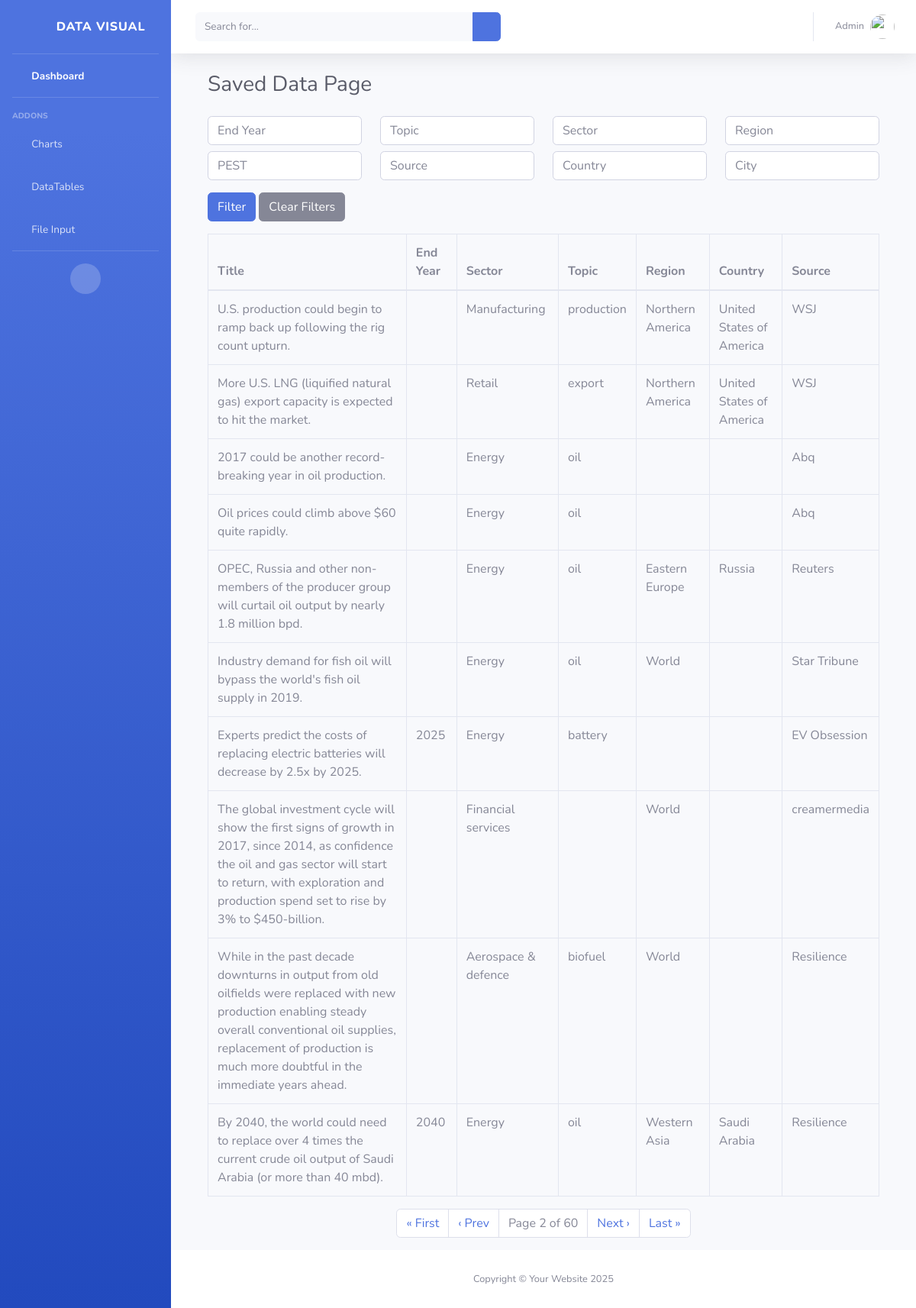
Screenshot of /saved-items/?page=2 (signed in) with the database file from the repository.
### visual/models.py (models this page shows, shortened)
class Insight(models.Model):
    end_year = models.CharField(max_length=10, blank=True, null=True)
    intensity = models.IntegerField(blank=True, null=True)
    sector = models.CharField(max_length=255, blank=True, null=True)
    topic = models.CharField(max_length=255, blank=True, null=True)
    insight = models.TextField(blank=True, null=True)
    url = models.URLField(blank=True, null=True)
    region = models.CharField(max_length=255, blank=True, null=True)
    start_year = models.CharField(max_length=10, blank=True, null=True)
    impact = models.CharField(max_length=255, blank=True, null=True)
    added = models.DateTimeField(blank=True, null=True)
    published = models.DateTimeField(blank=True, null=True)
    country = models.CharField(max_length=255, blank=True, null=True)
    relevance = models.IntegerField(blank=True, null=True)
    pestle = models.CharField(max_length=255, blank=True, null=True)
    source = models.CharField(max_length=255, blank=True, null=True)
    title = models.CharField(max_length=255, blank=True, null=True)
    likelihood = models.IntegerField(blank=True, null=True)

### visual/views.py (the view)
# urls.py: path('saved-items/',views.filter, name='saved-items'),
@login_required
def filter(request):
    data = Insight.objects.all()
    end_year = request.GET.get('end_year')
    topic = request.GET.get('topic')
    sector = request.GET.get('sector')
    region = request.GET.get('region')
    pestle = request.GET.get('pestle')
    source = request.GET.get('source')
    swot = request.GET.get('swot')
    country = request.GET.get('country')
    city = request.GET.get('city')
    if end_year:
        data = data.filter(end_year=end_year)
    if topic:
        data = data.filter(topic__icontains=topic)
    if sector:
        data = data.filter(sector__icontains=sector)
    if region:
        data = data.filter(region__icontains=region)
    if pestle:
        data = data.filter(pestle__icontains=pestle)
    if source:
        data = data.filter(source__icontains=source)
    if country:
        data = data.filter(country__icontains=country)
    paginator = Paginator(data, 10)
    page_number = request.GET.get('page')
    page_data = paginator.get_page(page_number)
    context = {
        'data': page_data
    }
    return render(request, 'filterpage.html', context)

### templates/filterpage.html (shortened to what this page needs)
{% load static %}
<!DOCTYPE html>
<html lang="en">
<head>
    <link href="{% static 'vendor/fontawesome-free/css/all.min.css' %}" rel="stylesheet" type="text/css">
    <link href="{% static 'css/sb-admin-2.min.css' %}" rel="stylesheet">
</head>
<body id="page-top">
    <div id="wrapper">
        <ul class="navbar-nav bg-gradient-primary sidebar sidebar-dark accordion" id="accordionSidebar">
            <a class="sidebar-brand d-flex align-items-center justify-content-center" href="{% url 'home' %}">
                <div class="sidebar-brand-icon rotate-n-15">
                    <i class="fas fa-fw fa-shield-alt"></i>
                </div>
                <div class="sidebar-brand-text mx-3">Data Visual</div>
            </a>
            <hr class="sidebar-divider my-0">
            <li class="nav-item active">
                <a class="nav-link" href="{% url 'home' %}">
                    <i class="fas fa-fw fa-tachometer-alt"></i>
                    <span>Dashboard</span></a>
            </li>
            <hr class="sidebar-divider">
            <div class="sidebar-heading">
                Addons
            </div>
            <li class="nav-item">
                <a class="nav-link collapsed" href="#" data-toggle="collapse" data-target="#collapsePages"
                    aria-expanded="true" aria-controls="collapsePages">
                    <i class="fas fa-fw fa-chart-area"></i>
                    <span>Charts</span>
                </a>
            </li>
            <li class="nav-item">
                <a class="nav-link" href="{% url 'saved-items' %}">
                    <i class="fas fa-fw fa-table"></i>
                    <span>DataTables</span></a>
            </li>
            <li class="nav-item">
                <a class="nav-link" href="{% url 'inputfile' %}">
                    <i class="fas fa-fw fa-file"></i>
                    <span>File Input</span></a>
            </li>
            <hr class="sidebar-divider d-none d-md-block">
            <div class="text-center d-none d-md-inline">
                <button class="rounded-circle border-0" id="sidebarToggle"></button>
            </div>
        </ul>
        <div id="content-wrapper" class="d-flex flex-column">
            <div id="content">
                <nav class="navbar navbar-expand navbar-light bg-white topbar mb-4 static-top shadow">
                    <form
                        class="d-none d-sm-inline-block form-inline mr-auto ml-md-3 my-2 my-md-0 mw-100 navbar-search">
                        <div class="input-group">
                            <input type="text" class="form-control bg-light border-0 small" placeholder="Search for..."
                                aria-label="Search" aria-describedby="basic-addon2">
                            <div class="input-group-append">
                                <button class="btn btn-primary" type="button">
                                    <i class="fas fa-search fa-sm"></i>
                                </button>
                            </div>
                        </div>
                    </form>
                    <ul class="navbar-nav ml-auto">
                        <li class="nav-item dropdown no-arrow">
                            <a class="nav-link dropdown-toggle" href="#" id="userDropdown" role="button"
                                data-toggle="dropdown" aria-haspopup="true" aria-expanded="false">
                                <span class="mr-2 d-none d-lg-inline text-gray-600 small">Admin</span>
                                <img class="img-profile rounded-circle"
                                    src="{% static 'img/undraw_profile.svg' %}">
                            </a>
                        </li>
                    </ul>
                </nav>
                <div class="container-fluid">
                    <div class="container">
                        <h1 class="h3 mb-4 text-gray-800">Saved Data Page</h1>
                        <form method="GET" action="{% url 'saved-items' %}" class="mb-3">
                            <div class="row">
                                <div class="col-md-3">
                                    <input type="text" name="end_year" value="{{ request.GET.end_year }}" class="form-control" placeholder="End Year">
                                </div>
                                <div class="col-md-3">
                                    <input type="text" name="topic" value="{{ request.GET.topic }}" class="form-control" placeholder="Topic">
                                </div>
                                <div class="col-md-3">
                                    <input type="text" name="sector" value="{{ request.GET.sector }}" class="form-control" placeholder="Sector">
                                </div>
                                <div class="col-md-3">
                                    <input type="text" name="region" value="{{ request.GET.region }}" class="form-control" placeholder="Region">
                                </div>
                            </div>
                            <div class="row mt-2">
                                <div class="col-md-3">
                                    <input type="text" name="pestle" value="{{ request.GET.pestle }}" class="form-control" placeholder="PEST">
                                </div>
                                <div class="col-md-3">
                                    <input type="text" name="source" value="{{ request.GET.source }}" class="form-control" placeholder="Source">
                                </div>
                                <div class="col-md-3">
                                    <input type="text" name="country" value="{{ request.GET.country }}" class="form-control" placeholder="Country">
                                </div>
                                <div class="col-md-3">
                                    <input type="text" name="city" value="{{ request.GET.city }}" class="form-control" placeholder="City">
                                </div>
                            </div>
                            <div class="mt-3">
                                <button type="submit" class="btn btn-primary">Filter</button>
                                <a href="{% url 'saved-items' %}" class="btn btn-secondary">Clear Filters</a>
                            </div>
                        </form>
                        <table class="table table-bordered">
                            <thead>
                                <tr>
                                    <th>Title</th>
                                    <th>End Year</th>
                                    <th>Sector</th>
                                    <th>Topic</th>
                                    <th>Region</th>
                                    <th>Country</th>
                                    <th>Source</th>
                                </tr>
                            </thead>
                            <tbody>
                                {% for item in data %}
                                <tr>
                                    <td>{{ item.title }}</td>
                                    <td>{{ item.end_year }}</td>
                                    <td>{{ item.sector }}</td>
                                    <td>{{ item.topic }}</td>
                                    <td>{{ item.region }}</td>
                                    <td>{{ item.country }}</td>
                                    <td>{{ item.source }}</td>
                                </tr>
                                {% empty %}
                                <tr>
                                    <td colspan="7" class="text-center">No data found</td>
                                </tr>
                                {% endfor %}
                            </tbody>
                        </table>
                        <nav aria-label="Page navigation">
                            <ul class="pagination justify-content-center">
                                {% if data.has_previous %}
                                <li class="page-item">
                                    <a class="page-link" href="?page=1" aria-label="First">
                                        « First
                                    </a>
                                </li>
                                <li class="page-item">
                                    <a class="page-link" href="?page={{ data.previous_page_number }}" aria-label="Previous">
                                        ‹ Prev
                                    </a>
                                </li>
                                {% endif %}
                                <li class="page-item disabled">
                                    <span class="page-link">
                                        Page {{ data.number }} of {{ data.paginator.num_pages }}
                                    </span>
                                </li>
                                {% if data.has_next %}
                                <li class="page-item">
                                    <a class="page-link" href="?page={{ data.next_page_number }}" aria-label="Next">
                                        Next ›
                                    </a>
                                </li>
                                <li class="page-item">
                                    <a class="page-link" href="?page={{ data.paginator.num_pages }}" aria-label="Last">
                                        Last »
                                    </a>
                                </li>
                                {% endif %}
                            </ul>
                        </nav>
                    </div>
                </div>
            </div>
            <footer class="sticky-footer bg-white">
                <div class="container my-auto">
                    <div class="copyright text-center my-auto">
                        <span>Copyright &copy; Your Website 2025</span>
                    </div>
                </div>
            </footer>
        </div>
    </div>
</body>
</html>

### rows the page displays
Insight: title "U.S. production could begin to ramp back up following the rig count upturn.", sector "Manufacturing", topic "production", region "Northern America", country "United States of America", source "WSJ"
Insight: title "More U.S. LNG (liquified natural gas) export capacity is expected to hit the market.", sector "Retail", topic "export", region "Northern America", country "United States of America", source "WSJ"
Insight: title "2017 could be another record-breaking year in oil production.", sector "Energy", topic "oil", source "Abq"
Insight: title "Oil prices could climb above $60 quite rapidly.", sector "Energy", topic "oil", source "Abq"
Insight: title "OPEC, Russia and other non-members of the producer group will curtail oil output by nearly 1.8 million bpd.", sector "Energy", topic "oil", region "Eastern Europe", country "Russia", source "Reuters"
Insight: title "Industry demand for fish oil will bypass the world's fish oil supply in 2019.", sector "Energy", topic "oil", region "World", source "Star Tribune"
Insight: title "Experts predict the costs of replacing electric batteries will decrease by 2.5x by 2025.", end_year "2025", sector "Energy", topic "battery", source "EV Obsession"
Insight: title "The global investment cycle will show the first signs of growth in 2017, since 2014, as confidence the oil and gas sector will start to return, with exploration and production spend set to rise by 3% to $450-billion.", sector "Financial services", region "World", source "creamermedia"
Insight: title "While in the past decade downturns in output from old oilfields were replaced with new production enabling steady overall conventional oil supplies, replacement of production is much more doubtful in the immediate years ahead.", sector "Aerospace & defence", topic "biofuel", region "World", source "Resilience"
Insight: title "By 2040, the world could need to replace over 4 times the current crude oil output of Saudi Arabia (or more than 40 mbd).", end_year "2040", sector "Energy", topic "oil", region "Western Asia", country "Saudi Arabia", source "Resilience"

### other values shown
{{ data.number }} "2"
{{ data.paginator.num_pages }} "60"
